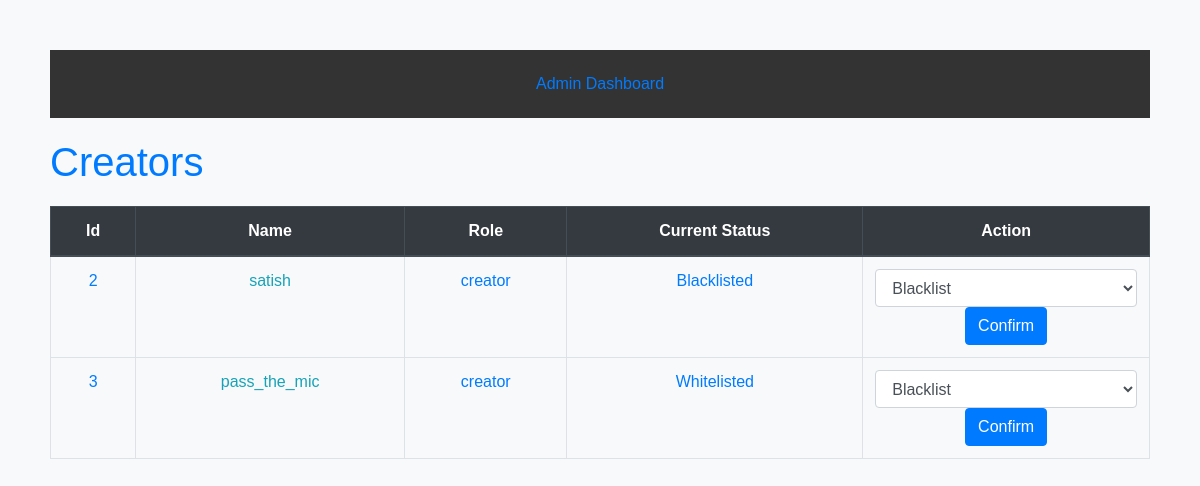
Screenshot of /admin_user_man with the database file from the repository.
### models.py (models this page shows)
class User(db.Model, UserMixin):
    id = db.Column(db.Integer(), primary_key=True)
    username = db.Column(db.String(80), nullable=False)
    email = db.Column(db.String(120), unique=True, nullable=False)
    password = db.Column(db.String(80), nullable=False)
    role = db.Column(db.String(80), nullable=False, default="User")
    user_playlist = db.relationship('Playlist', backref='user')
    ratings_given = db.relationship('Rating', backref='user')
    blacklisted = db.Column(db.Boolean(), default=False)

### app.py (the view)
@app.route('/admin_user_man')
def admin_user_man():
    user=User.query.all()
    return render_template("admin_user_man.html",user=user)

### Templates/admin_user_man.html (shortened to what this page needs)
<!DOCTYPE html>
<html lang="en">
<head>
    <link href="https://stackpath.bootstrapcdn.com/bootstrap/4.5.2/css/bootstrap.min.css" rel="stylesheet">
</head>
<body>
    <div>
        <header>
            <a href="/admin_dashboard" class="btn btn-link">Admin Dashboard</a>
        </header>
    </div>
    <h1>Creators</h1>
    {% if user|length == 0 %}
        <h1>No Creator Found</h1>
    {% else %}
        <table class="table">
            <thead class="thead-dark">
                <tr>
                    <th>Id</th>
                    <th>Name</th>
                    <th>Role</th>
                    <th>Current Status</th>
                    <th>Action</th>
                </tr>
            </thead>
            <tbody>
                {% for u in user %}
                    {% if u.role == "creator" %}
                        <tr>
                            <td>{{ u.id }}</td>
                            <td><a href="/admin_creator_songs/{{u.id}}" class="text-info">{{ u.username }}</a></td>
                            <td>{{ u.role }}</td>
                            <td>{{ "Blacklisted" if u.blacklisted else "Whitelisted" }}</td>
                            <td>
                                <form action="/black_user/{{ u.id }}" method="post">
                                    <select name="blackuser" class="form-control">
                                        <option value="blacklist">Blacklist</option>
                                    </select>
                                    <button type="submit" class="btn btn-primary">Confirm</button>
                                </form>
                            </td>
                        </tr>
                    {% endif %}
                {% endfor %}
            </tbody>
        </table>
{% endif %}
</body>
</html>

### Templates/admin_user_man.html (style rules this page uses)
body { font-family: 'Arial', sans-serif; background-color: #f8f9fa; padding: 50px; }
header { background-color: #333; color: white; padding: 15px; text-align: center; margin-bottom: 20px; }
h1, th, td { color: #007bff; }
table { width: 100%; border-collapse: collapse; margin-top: 20px; }
th, td { padding: 12px; border: 1px solid #dee2e6; text-align: center; }
th { background-color: #007bff; color: white; }
td select { padding: 5px; }
td button { background-color: #007bff; color: white; padding: 5px 10px; border: none; border-radius: 4px; cursor: pointer; }
a { text-decoration: none; color: #007bff; }

### rows the page displays
User: id "2", username "satish", role "creator", blacklisted "Blacklisted"
User: id "3", username "pass_the_mic", role "creator", blacklisted "Whitelisted"
